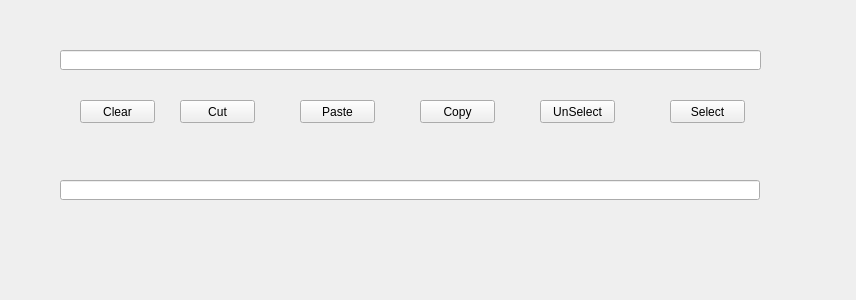
<?xml version="1.0" encoding="UTF-8"?>
<ui version="4.0">
 <class>Form</class>
 <widget class="QWidget" name="Form">
  <property name="geometry">
   <rect>
    <x>0</x>
    <y>0</y>
    <width>856</width>
    <height>300</height>
   </rect>
  </property>
  <property name="windowTitle">
   <string>Form</string>
  </property>
  <widget class="QLineEdit" name="lineEdit">
   <property name="geometry">
    <rect>
     <x>60</x>
     <y>50</y>
     <width>701</width>
     <height>20</height>
    </rect>
   </property>
  </widget>
  <widget class="QLineEdit" name="lineEdit_2">
   <property name="geometry">
    <rect>
     <x>60</x>
     <y>180</y>
     <width>700</width>
     <height>20</height>
    </rect>
   </property>
  </widget>
  <widget class="QPushButton" name="pushButton">
   <property name="geometry">
    <rect>
     <x>80</x>
     <y>100</y>
     <width>75</width>
     <height>23</height>
    </rect>
   </property>
   <property name="text">
    <string>Clear</string>
   </property>
  </widget>
  <widget class="QPushButton" name="pushButton_2">
   <property name="geometry">
    <rect>
     <x>180</x>
     <y>100</y>
     <width>75</width>
     <height>23</height>
    </rect>
   </property>
   <property name="text">
    <string>Cut</string>
   </property>
  </widget>
  <widget class="QPushButton" name="pushButton_3">
   <property name="geometry">
    <rect>
     <x>300</x>
     <y>100</y>
     <width>75</width>
     <height>23</height>
    </rect>
   </property>
   <property name="text">
    <string>Paste</string>
   </property>
  </widget>
  <widget class="QPushButton" name="pushButton_4">
   <property name="geometry">
    <rect>
     <x>420</x>
     <y>100</y>
     <width>75</width>
     <height>23</height>
    </rect>
   </property>
   <property name="text">
    <string>Copy</string>
   </property>
  </widget>
  <widget class="QPushButton" name="pushButton_5">
   <property name="geometry">
    <rect>
     <x>540</x>
     <y>100</y>
     <width>75</width>
     <height>23</height>
    </rect>
   </property>
   <property name="text">
    <string>UnSelect</string>
   </property>
  </widget>
  <widget class="QPushButton" name="pushButton_6">
   <property name="geometry">
    <rect>
     <x>670</x>
     <y>100</y>
     <width>75</width>
     <height>23</height>
    </rect>
   </property>
   <property name="text">
    <string>Select</string>
   </property>
  </widget>
 </widget>
 <resources/>
 <connections/>
</ui>
